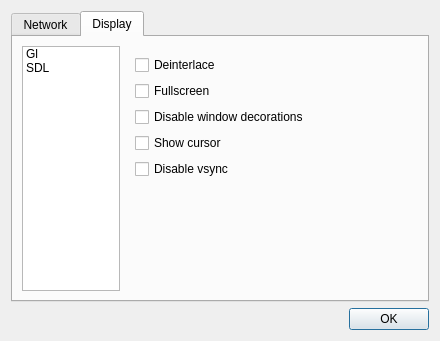
<?xml version="1.0" encoding="UTF-8"?>
<ui version="4.0">
 <class>Settings</class>
 <widget class="QDialog" name="Settings">
  <property name="geometry">
   <rect>
    <x>0</x>
    <y>0</y>
    <width>440</width>
    <height>341</height>
   </rect>
  </property>
  <property name="windowTitle">
   <string>UltraGrid settings</string>
  </property>
  <layout class="QVBoxLayout" name="verticalLayout">
   <item>
    <widget class="QTabWidget" name="tabWidget">
     <property name="currentIndex">
      <number>1</number>
     </property>
     <widget class="QWidget" name="Network">
      <property name="sizePolicy">
       <sizepolicy hsizetype="Preferred" vsizetype="Preferred">
        <horstretch>0</horstretch>
        <verstretch>0</verstretch>
       </sizepolicy>
      </property>
      <attribute name="title">
       <string>Network</string>
      </attribute>
      <layout class="QVBoxLayout" name="verticalLayout_5">
       <item>
        <layout class="QFormLayout" name="formLayout">
         <property name="sizeConstraint">
          <enum>QLayout::SetFixedSize</enum>
         </property>
         <item row="0" column="0">
          <widget class="QLabel" name="label">
           <property name="sizePolicy">
            <sizepolicy hsizetype="Minimum" vsizetype="Preferred">
             <horstretch>0</horstretch>
             <verstretch>0</verstretch>
            </sizepolicy>
           </property>
           <property name="text">
            <string>Base port</string>
           </property>
          </widget>
         </item>
         <item row="0" column="1">
          <widget class="QLineEdit" name="basePort">
           <property name="inputMask">
            <string/>
           </property>
           <property name="maxLength">
            <number>5</number>
           </property>
           <property name="placeholderText">
            <string>5004</string>
           </property>
          </widget>
         </item>
         <item row="1" column="0">
          <widget class="QLabel" name="label_2">
           <property name="text">
            <string>Control port</string>
           </property>
          </widget>
         </item>
         <item row="1" column="1">
          <widget class="QLineEdit" name="controlPort">
           <property name="inputMask">
            <string/>
           </property>
           <property name="maxLength">
            <number>5</number>
           </property>
           <property name="placeholderText">
            <string>8888</string>
           </property>
          </widget>
         </item>
        </layout>
       </item>
       <item>
        <widget class="QGroupBox" name="fecGroupBox">
         <property name="title">
          <string>Forward Error Correction</string>
         </property>
         <property name="checkable">
          <bool>true</bool>
         </property>
         <property name="checked">
          <bool>false</bool>
         </property>
         <layout class="QVBoxLayout" name="verticalLayout_2">
          <property name="topMargin">
           <number>1</number>
          </property>
          <item>
           <layout class="QHBoxLayout" name="horizontalLayout_6">
            <property name="sizeConstraint">
             <enum>QLayout::SetFixedSize</enum>
            </property>
            <item>
             <widget class="QCheckBox" name="fecAutoCheck">
              <property name="sizePolicy">
               <sizepolicy hsizetype="Maximum" vsizetype="Fixed">
                <horstretch>0</horstretch>
                <verstretch>0</verstretch>
               </sizepolicy>
              </property>
              <property name="text">
               <string>Auto</string>
              </property>
              <property name="checked">
               <bool>true</bool>
              </property>
             </widget>
            </item>
            <item>
             <widget class="QWidget" name="fecGroup_2" native="true">
              <property name="enabled">
               <bool>false</bool>
              </property>
              <layout class="QVBoxLayout" name="fecGroup">
               <property name="topMargin">
                <number>5</number>
               </property>
               <item>
                <widget class="QWidget" name="fecRadioGroup" native="true">
                 <layout class="QHBoxLayout" name="fecRadioLayout">
                  <item>
                   <widget class="QRadioButton" name="fecNoneRadio">
                    <property name="text">
                     <string>none</string>
                    </property>
                    <property name="checked">
                     <bool>true</bool>
                    </property>
                   </widget>
                  </item>
                  <item>
                   <widget class="QRadioButton" name="fecMultRadio">
                    <property name="text">
                     <string>mult</string>
                    </property>
                   </widget>
                  </item>
                  <item>
                   <widget class="QRadioButton" name="fecLdgmRadio">
                    <property name="text">
                     <string>LDGM</string>
                    </property>
                   </widget>
                  </item>
                  <item>
                   <widget class="QRadioButton" name="fecRsRadio">
                    <property name="text">
                     <string>RS</string>
                    </property>
                   </widget>
                  </item>
                 </layout>
                </widget>
               </item>
               <item>
                <widget class="QStackedWidget" name="stackedWidget">
                 <property name="enabled">
                  <bool>false</bool>
                 </property>
                 <property name="sizePolicy">
                  <sizepolicy hsizetype="Maximum" vsizetype="Maximum">
                   <horstretch>0</horstretch>
                   <verstretch>0</verstretch>
                  </sizepolicy>
                 </property>
                 <property name="currentIndex">
                  <number>3</number>
                 </property>
                 <widget class="QWidget" name="mult">
                  <layout class="QHBoxLayout" name="horizontalLayout_7">
                   <item>
                    <widget class="QLabel" name="label_3">
                     <property name="text">
                      <string>Multiplying factor</string>
                     </property>
                    </widget>
                   </item>
                   <item>
                    <widget class="QSpinBox" name="multSpin">
                     <property name="sizePolicy">
                      <sizepolicy hsizetype="Preferred" vsizetype="Fixed">
                       <horstretch>0</horstretch>
                       <verstretch>0</verstretch>
                      </sizepolicy>
                     </property>
                     <property name="minimum">
                      <number>1</number>
                     </property>
                     <property name="value">
                      <number>2</number>
                     </property>
                    </widget>
                   </item>
                  </layout>
                 </widget>
                 <widget class="QWidget" name="lgdm">
                  <layout class="QHBoxLayout" name="horizontalLayout_8">
                   <item>
                    <widget class="QLabel" name="label_4">
                     <property name="text">
                      <string>Max Loss</string>
                     </property>
                    </widget>
                   </item>
                   <item>
                    <widget class="QSpinBox" name="ldgmMaxLoss">
                     <property name="value">
                      <number>5</number>
                     </property>
                    </widget>
                   </item>
                   <item>
                    <layout class="QVBoxLayout" name="verticalLayout_3">
                     <item>
                      <widget class="QRadioButton" name="ldgmSimpCpuRadio">
                       <property name="text">
                        <string>CPU</string>
                       </property>
                      </widget>
                     </item>
                     <item>
                      <widget class="QRadioButton" name="ldgmSimpGpuRadio">
                       <property name="text">
                        <string>GPU</string>
                       </property>
                      </widget>
                     </item>
                    </layout>
                   </item>
                  </layout>
                 </widget>
                 <widget class="QWidget" name="page">
                  <layout class="QHBoxLayout" name="horizontalLayout_9">
                   <item>
                    <widget class="QLabel" name="label_8">
                     <property name="text">
                      <string>k</string>
                     </property>
                    </widget>
                   </item>
                   <item>
                    <widget class="QSpinBox" name="ldgmK">
                     <property name="minimum">
                      <number>64</number>
                     </property>
                     <property name="maximum">
                      <number>8191</number>
                     </property>
                     <property name="value">
                      <number>256</number>
                     </property>
                    </widget>
                   </item>
                   <item>
                    <widget class="QLabel" name="label_11">
                     <property name="text">
                      <string>m</string>
                     </property>
                    </widget>
                   </item>
                   <item>
                    <widget class="QSpinBox" name="ldgmM">
                     <property name="minimum">
                      <number>64</number>
                     </property>
                     <property name="maximum">
                      <number>8191</number>
                     </property>
                     <property name="value">
                      <number>192</number>
                     </property>
                    </widget>
                   </item>
                   <item>
                    <widget class="QLabel" name="label_12">
                     <property name="text">
                      <string>c</string>
                     </property>
                    </widget>
                   </item>
                   <item>
                    <widget class="QSpinBox" name="ldgmC">
                     <property name="minimum">
                      <number>2</number>
                     </property>
                     <property name="maximum">
                      <number>63</number>
                     </property>
                     <property name="value">
                      <number>5</number>
                     </property>
                    </widget>
                   </item>
                   <item>
                    <layout class="QVBoxLayout" name="verticalLayout_4">
                     <property name="rightMargin">
                      <number>5</number>
                     </property>
                     <item>
                      <widget class="QRadioButton" name="ldgmAdvCpuRadio">
                       <property name="text">
                        <string>CPU</string>
                       </property>
                      </widget>
                     </item>
                     <item>
                      <widget class="QRadioButton" name="ldgmAdvGpuRadio">
                       <property name="text">
                        <string>GPU</string>
                       </property>
                      </widget>
                     </item>
                    </layout>
                   </item>
                  </layout>
                 </widget>
                 <widget class="QWidget" name="page_2">
                  <layout class="QHBoxLayout" name="horizontalLayout_10">
                   <item>
                    <widget class="QLabel" name="label_13">
                     <property name="sizePolicy">
                      <sizepolicy hsizetype="Maximum" vsizetype="Preferred">
                       <horstretch>0</horstretch>
                       <verstretch>0</verstretch>
                      </sizepolicy>
                     </property>
                     <property name="text">
                      <string>k</string>
                     </property>
                    </widget>
                   </item>
                   <item>
                    <widget class="QSpinBox" name="rsK">
                     <property name="maximum">
                      <number>255</number>
                     </property>
                     <property name="value">
                      <number>200</number>
                     </property>
                    </widget>
                   </item>
                   <item>
                    <widget class="QLabel" name="label_14">
                     <property name="sizePolicy">
                      <sizepolicy hsizetype="Maximum" vsizetype="Preferred">
                       <horstretch>0</horstretch>
                       <verstretch>0</verstretch>
                      </sizepolicy>
                     </property>
                     <property name="text">
                      <string>n</string>
                     </property>
                    </widget>
                   </item>
                   <item>
                    <widget class="QSpinBox" name="rsN">
                     <property name="maximum">
                      <number>255</number>
                     </property>
                     <property name="value">
                      <number>220</number>
                     </property>
                    </widget>
                   </item>
                  </layout>
                 </widget>
                </widget>
               </item>
              </layout>
             </widget>
            </item>
           </layout>
          </item>
         </layout>
        </widget>
       </item>
       <item>
        <spacer name="verticalSpacer">
         <property name="orientation">
          <enum>Qt::Vertical</enum>
         </property>
         <property name="sizeHint" stdset="0">
          <size>
           <width>20</width>
           <height>40</height>
          </size>
         </property>
        </spacer>
       </item>
      </layout>
     </widget>
     <widget class="QWidget" name="Display">
      <attribute name="title">
       <string>Display</string>
      </attribute>
      <layout class="QHBoxLayout" name="horizontalLayout">
       <item>
        <widget class="QListWidget" name="displayListView">
         <property name="sizePolicy">
          <sizepolicy hsizetype="Expanding" vsizetype="Expanding">
           <horstretch>1</horstretch>
           <verstretch>0</verstretch>
          </sizepolicy>
         </property>
         <item>
          <property name="text">
           <string>Gl</string>
          </property>
         </item>
         <item>
          <property name="text">
           <string>SDL</string>
          </property>
         </item>
        </widget>
       </item>
       <item>
        <widget class="QStackedWidget" name="displayStack">
         <property name="sizePolicy">
          <sizepolicy hsizetype="Expanding" vsizetype="Expanding">
           <horstretch>3</horstretch>
           <verstretch>0</verstretch>
          </sizepolicy>
         </property>
         <widget class="QWidget" name="glPage">
          <layout class="QFormLayout" name="formLayout_2">
           <item row="0" column="0">
            <widget class="QCheckBox" name="glDeinterlace">
             <property name="text">
              <string>Deinterlace</string>
             </property>
            </widget>
           </item>
           <item row="1" column="0">
            <widget class="QCheckBox" name="glFullscreen">
             <property name="text">
              <string>Fullscreen</string>
             </property>
            </widget>
           </item>
           <item row="2" column="0">
            <widget class="QCheckBox" name="glNoDecorate">
             <property name="text">
              <string>Disable window decorations</string>
             </property>
            </widget>
           </item>
           <item row="3" column="0">
            <widget class="QCheckBox" name="glCursor">
             <property name="text">
              <string>Show cursor</string>
             </property>
            </widget>
           </item>
           <item row="4" column="0">
            <widget class="QCheckBox" name="checkBox_2">
             <property name="text">
              <string>Disable vsync</string>
             </property>
            </widget>
           </item>
          </layout>
         </widget>
         <widget class="QWidget" name="sdl_page">
          <widget class="QCheckBox" name="checkBox">
           <property name="geometry">
            <rect>
             <x>150</x>
             <y>120</y>
             <width>85</width>
             <height>23</height>
            </rect>
           </property>
           <property name="text">
            <string>CheckBox</string>
           </property>
          </widget>
         </widget>
        </widget>
       </item>
      </layout>
     </widget>
    </widget>
   </item>
   <item>
    <widget class="QDialogButtonBox" name="buttonBox">
     <property name="orientation">
      <enum>Qt::Horizontal</enum>
     </property>
     <property name="standardButtons">
      <set>QDialogButtonBox::Ok</set>
     </property>
    </widget>
   </item>
  </layout>
 </widget>
 <resources/>
 <connections>
  <connection>
   <sender>buttonBox</sender>
   <signal>accepted()</signal>
   <receiver>Settings</receiver>
   <slot>accept()</slot>
   <hints>
    <hint type="sourcelabel">
     <x>248</x>
     <y>254</y>
    </hint>
    <hint type="destinationlabel">
     <x>157</x>
     <y>274</y>
    </hint>
   </hints>
  </connection>
  <connection>
   <sender>buttonBox</sender>
   <signal>rejected()</signal>
   <receiver>Settings</receiver>
   <slot>reject()</slot>
   <hints>
    <hint type="sourcelabel">
     <x>316</x>
     <y>260</y>
    </hint>
    <hint type="destinationlabel">
     <x>286</x>
     <y>274</y>
    </hint>
   </hints>
  </connection>
  <connection>
   <sender>fecAutoCheck</sender>
   <signal>toggled(bool)</signal>
   <receiver>fecGroup_2</receiver>
   <slot>setDisabled(bool)</slot>
   <hints>
    <hint type="sourcelabel">
     <x>51</x>
     <y>190</y>
    </hint>
    <hint type="destinationlabel">
     <x>255</x>
     <y>190</y>
    </hint>
   </hints>
  </connection>
  <connection>
   <sender>fecNoneRadio</sender>
   <signal>toggled(bool)</signal>
   <receiver>stackedWidget</receiver>
   <slot>setDisabled(bool)</slot>
   <hints>
    <hint type="sourcelabel">
     <x>153</x>
     <y>159</y>
    </hint>
    <hint type="destinationlabel">
     <x>247</x>
     <y>220</y>
    </hint>
   </hints>
  </connection>
  <connection>
   <sender>displayListView</sender>
   <signal>currentRowChanged(int)</signal>
   <receiver>displayStack</receiver>
   <slot>setCurrentIndex(int)</slot>
   <hints>
    <hint type="sourcelabel">
     <x>69</x>
     <y>168</y>
    </hint>
    <hint type="destinationlabel">
     <x>272</x>
     <y>168</y>
    </hint>
   </hints>
  </connection>
 </connections>
</ui>
